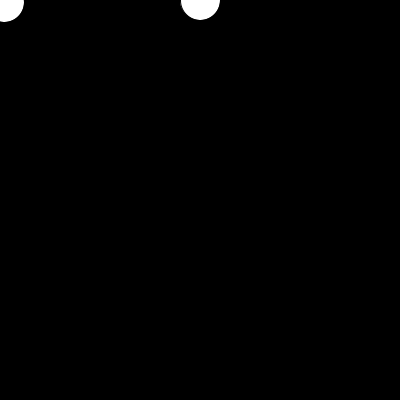
Frame 1 (no input)
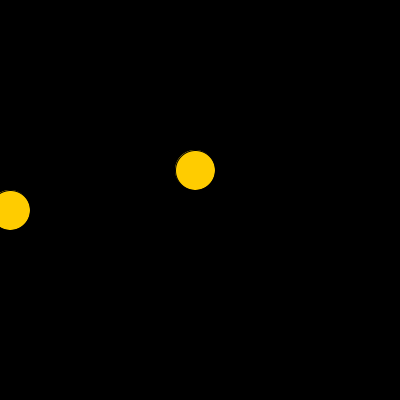
Frame 60 (the mouse pressed at the canvas centre just before this capture)
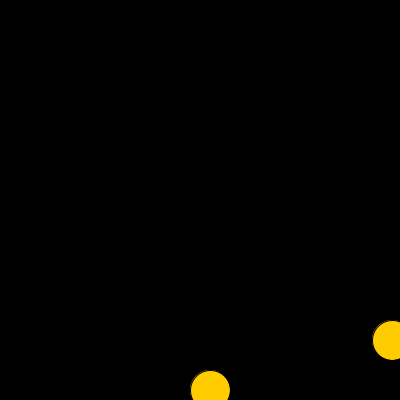
Frame 120 (the mouse held since frame 60 and released just before this capture)

The Processing sketch that drew these frames (run headless with seeded random() and noise(); from frame 60 on, the mouse is pressed at the canvas centre):

// Processing sketch: processing_154390
// ── processing_154390.pde

int xPosition=200;
int xMotion=1;
int yMotion=1;
int yPosition;
int y2Position;
int x2Position=0;

void setup ()
{
  size(400, 400);
  x2Position=int(random(1,6));
  y2Position=int(random(1,6));
}
void draw ()
{
  background (0);
  ellipse (xPosition, yPosition, 40, 40);
  ellipse (x2Position, y2Position, 40, 40);
  xPosition=xPosition+xMotion*(10);
  yPosition=yPosition+yMotion*(10);
  x2Position=(x2Position+10);
  y2Position=(y2Position+10);
  
  
  if (xPosition>=400 || xPosition<=0)
  {
    xMotion=-xMotion;
  }
  if (yPosition>=400 || yPosition<=0)
  {
    yMotion=-yMotion;
  }
  if (x2Position>400)
  {
    x2Position=int(random(1,6));
  }
  if (y2Position>400)
  {
    y2Position=-20;
  }
   float d=dist(x2Position, y2Position, xPosition, yPosition);
   
    //if (x2Position+(.5)*width==xPosition+(.5)*width &&
   // y2Position+(.5)*height==yPosition+(.5)*height)
   if (d<40)
  {
    fill (255, 204, 0);
    rect (0,0, width, height);
    
  }
}
